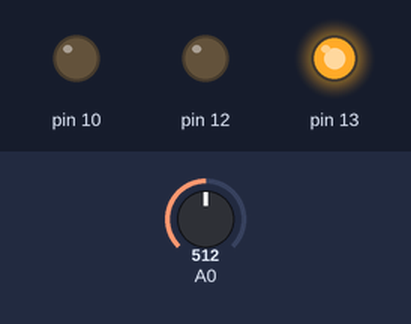
A sketch run on a simulated Arduino Uno, built with avr-gcc and run on an emulated ATmega328P. Shown: output pins drawn as LEDs (lit = HIGH). The inputs (shaded band) are chosen by the test bench; at power-on: A0 = 512. What the sketch prints to the serial monitor is not drawn.

Above: at 0.1 s.
Timing chart, 0 to 1.6 s (numbered marks = the images above):
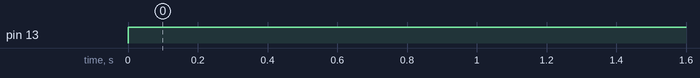

Measured:
- by itself, pin 13: LOW → HIGH at 0.00 s

The sketch:

SmartWaterTank.ino
```cpp
long previousTime = 0;
long currentTime = 0;
int blinkTime = 200;

void setup() {

  Serial.begin(9600);
  pinMode(10, OUTPUT);
  pinMode(A0, INPUT);
  pinMode(12, OUTPUT);
  pinMode(13, OUTPUT);
}

void loop() {
  int waterLevel = analogRead(A0);
  Serial.println(waterLevel);

  if (waterLevel >= 300) {

    digitalWrite(10, 0);
    digitalWrite(13, HIGH);
    digitalWrite(12, LOW);
    previousTime = millis();
  } else {
    currentTime = millis();

    if (currentTime - previousTime >= 30000) {
      digitalWrite(10, 1);
      digitalWrite(13, LOW);

      if ((currentTime / blinkTime) % 2 == 0) {
        digitalWrite(12, HIGH);
      } else {
        digitalWrite(12, LOW);
      }
    }
  }

}
```
